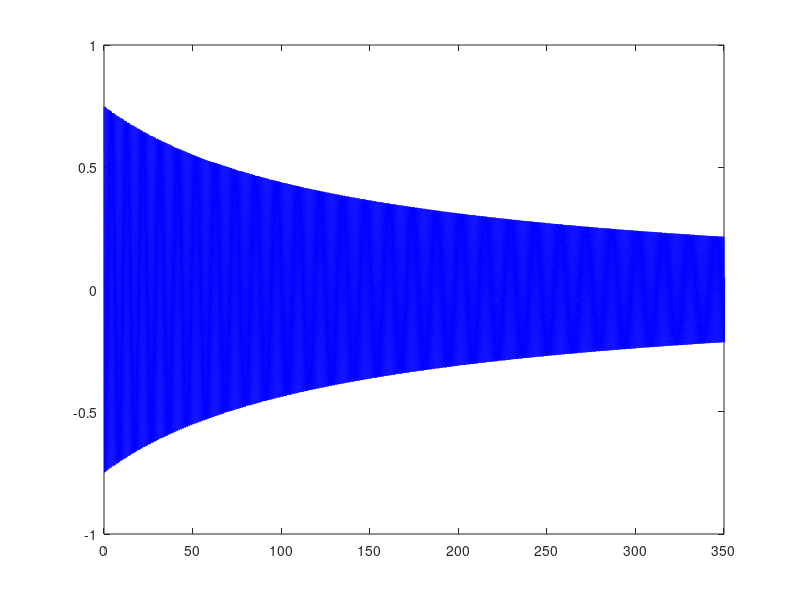

Source code (MATLAB):
function one_pendulum_nonlinear()

x0 = [0.75;0];
l = 0.34;
g = 9.8;
period = sqrt(l/g);

[T,X] = ode45(@derivs,[0 10000], x0);
plot(T*period,X(:,1), 'b')
xlim([0 350])

end

function dxdt = derivs(t,x)
    theta = x(1);
    omega = x(2);
    g = 0.000858;
    
    dxdt = [omega; -4*sin(theta)-2*g*(omega)*abs(omega)];
end
